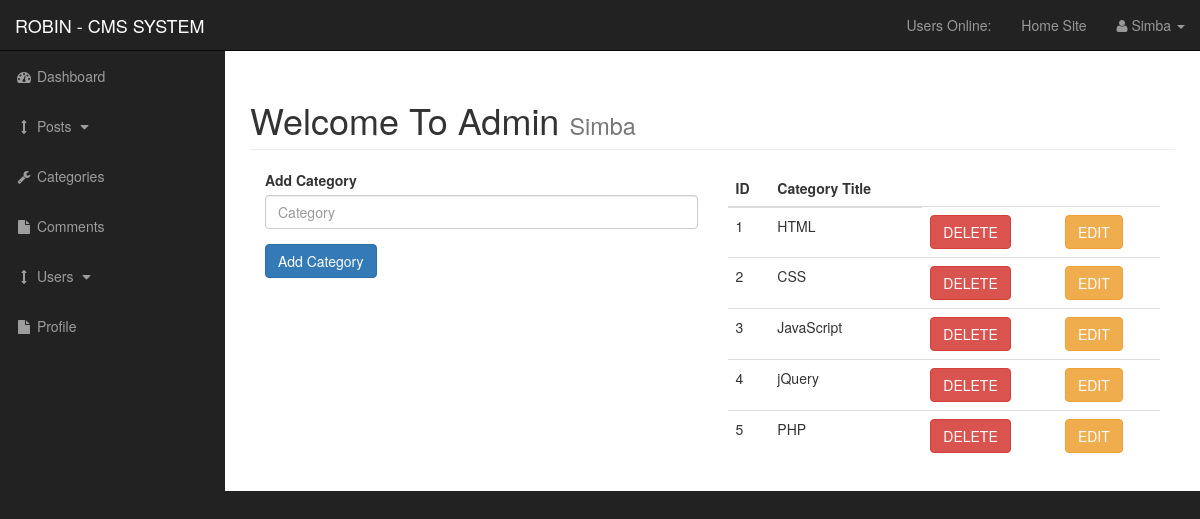
The page /admin/categories.php (signed in) on the database its author committed.
### tables this page shows
CREATE TABLE `categories` (
  `cat_id` int(3) NOT NULL,
  `cat_title` varchar(255) NOT NULL
);

### admin/functions.php (the view, shortened to what this page needs)
<?php
    function showAllCategories()
    {
        global $connection;
        $query = "SELECT * FROM categories";
        $result = mysqli_query($connection, $query);
        while($row = mysqli_fetch_array($result))
        {
            $cat_id      = $row['cat_id'];
            $cat_title   = $row['cat_title'];
            echo "<tr>";
            echo "<td>$cat_id</td>";
            echo "<td>$cat_title</td>";
            echo "<td><a class='btn btn-danger' href='categories.php?delete=$cat_id '>DELETE</a></td>";
            echo "<td><a class='btn btn-warning' href='categories.php?edit=$cat_id '>EDIT</a></td>";
            echo "</tr>";
        }
    }
?>

### admin/css/sb-admin.css (style rules this page uses)
body { margin-top: 100px; background-color: #222; }
@media (min-width:768px) { body { margin-top: 50px; } }

### rows shown on the page
categories: cat_id "1", cat_title "HTML"
categories: cat_id "2", cat_title "CSS"
categories: cat_id "3", cat_title "JavaScript"
categories: cat_id "4", cat_title "jQuery"
categories: cat_id "5", cat_title "PHP"

### other values the page prints
$_SESSION['username'] "Simba"
